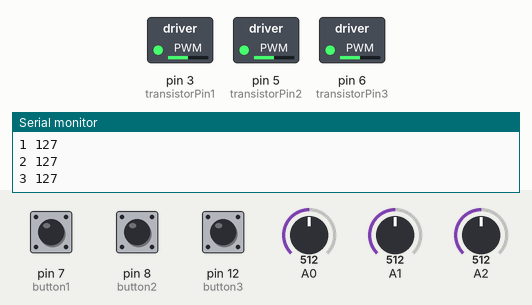
Recording of a sketch running on a simulated Arduino Uno, built with avr-gcc and run on an emulated ATmega328P. Parts: switched loads named in the sketch (green lamp = pin HIGH), the last lines printed to the serial monitor. Inputs (shaded band) come from the test bench; at power-on: A0 = 512, A1 = 512, A2 = 512, pin 7 (button1) LOW, pin 8 (button2) LOW, pin 12 (button3) LOW.

Above: at 1.2 s.
1.3 s: A0 set to 716
At 2.5 s:
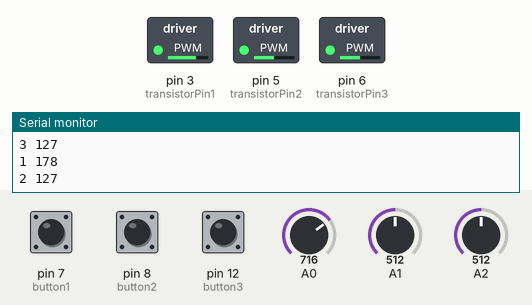
2.8 s: A1 set to 716
At 3.9 s:
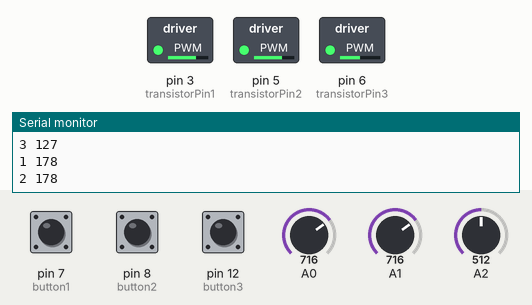
4.3 s: A2 set to 716
At 5.5 s:
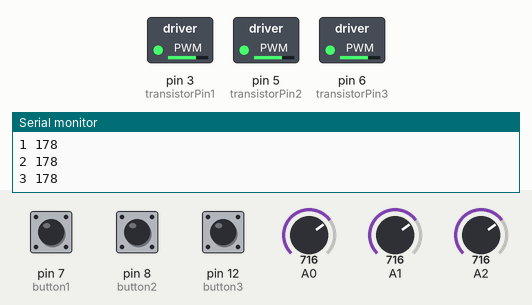
5.8 s: A0 set to 900
At 7.0 s:
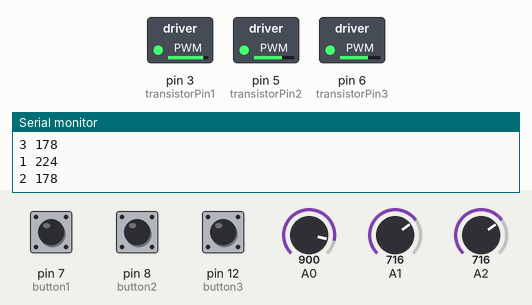
7.3 s: A1 set to 900
At 8.5 s:
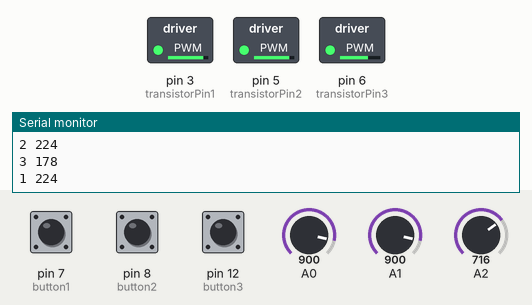
8.8 s: A2 set to 900
At 9.2 s:
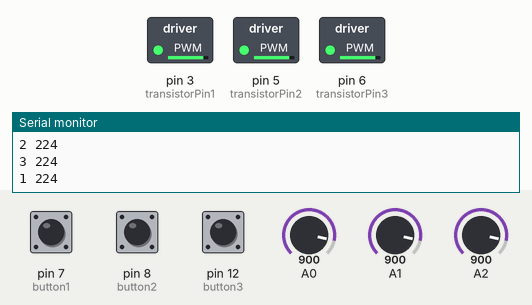
Timing chart, 0 to 11.3 s (numbered marks = the images above; inputs shaded):
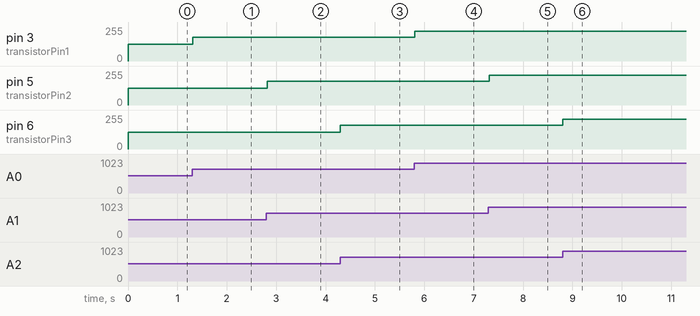

Measured:
- after the input at 1.3 s, pin 3 (transistorPin1): 127/255 → 178/255 at once
- after the input at 2.8 s, pin 5 (transistorPin2): 127/255 → 178/255 at once
- after the input at 4.3 s, pin 6 (transistorPin3): 127/255 → 178/255 at once
- after the input at 5.8 s, pin 3 (transistorPin1): 178/255 → 224/255 at once
- after the input at 7.3 s, pin 5 (transistorPin2): 178/255 → 224/255 at once
- after the input at 8.8 s, pin 6 (transistorPin3): 178/255 → 224/255 at once

The sketch:

_12v_motor_controller_july31.ino
```cpp
const int transistorPin1 = 3;    // connected to the base of the transistor
const int transistorPin2 = 5;    // connected to the base of the transistor
const int transistorPin3 = 6;    // connected to the base of the transistor
const int button1 = 7;    // connected to the button
const int button2 = 8;    // connected to the button
const int button3 = 12;    // connected to the button
int butt_val1 = 0; // used to store the state of the button
int butt_val2 = 0; // used to store the state of the button
int butt_val3 = 0; // used to store the state of the button
int old_butt1 = 0;
int old_butt2 = 0;
int old_butt3 = 0;

 void setup() {
   Serial.begin(9600);
   // set  the transistor pin as output:
   pinMode(transistorPin1, OUTPUT);
   pinMode(transistorPin2, OUTPUT);
   pinMode(transistorPin3, OUTPUT);
   pinMode(button1, INPUT);
   pinMode(button2, INPUT);
   pinMode(button3, INPUT);

 }

 void loop() {
   // read the potentiometers:
   int sensorValue1 = analogRead(A0);
   int sensorValue2 = analogRead(A1);
   int sensorValue3 = analogRead(A2);

// read the buttons;
    butt_val1 = digitalRead(button1);
    butt_val2 = digitalRead(button2);
    butt_val3 = digitalRead(button3);

// send button data

  if (butt_val1 != old_butt1) {
      Serial.print("4 ");
      Serial.println(butt_val1);
      old_butt1 = butt_val1;
      delay(5);
  }

   if (butt_val2 != old_butt2) {
      Serial.print("5 ");
      Serial.println(butt_val2);
      old_butt2 = butt_val2;
      delay(5);
  }

   if (butt_val3 != old_butt3) {
      Serial.print("6 ");
      Serial.println(butt_val3);
      old_butt3 = butt_val3;
      delay(5);
  }

   // map the sensor value to a range from 0 - 255: (adjusted because the pot would only go down to 150)
   int outputValue1 = map(sensorValue1, 0, 1023, 0, 255);
   int outputValue2 = map(sensorValue2, 0, 1023, 0, 255);
   int outputValue3 = map(sensorValue3, 0, 1023, 0, 255);

   // use that to control the transistor:
   if (outputValue1 >= 0){
      analogWrite(transistorPin1, outputValue1);
      analogWrite(transistorPin2, outputValue2);
      analogWrite(transistorPin3, outputValue3);

   }
   Serial.print("1 ");
   Serial.println(outputValue1);
   Serial.print("2 ");
   Serial.println(outputValue2);
   Serial.print("3 ");
   Serial.println(outputValue3);
 }
```
